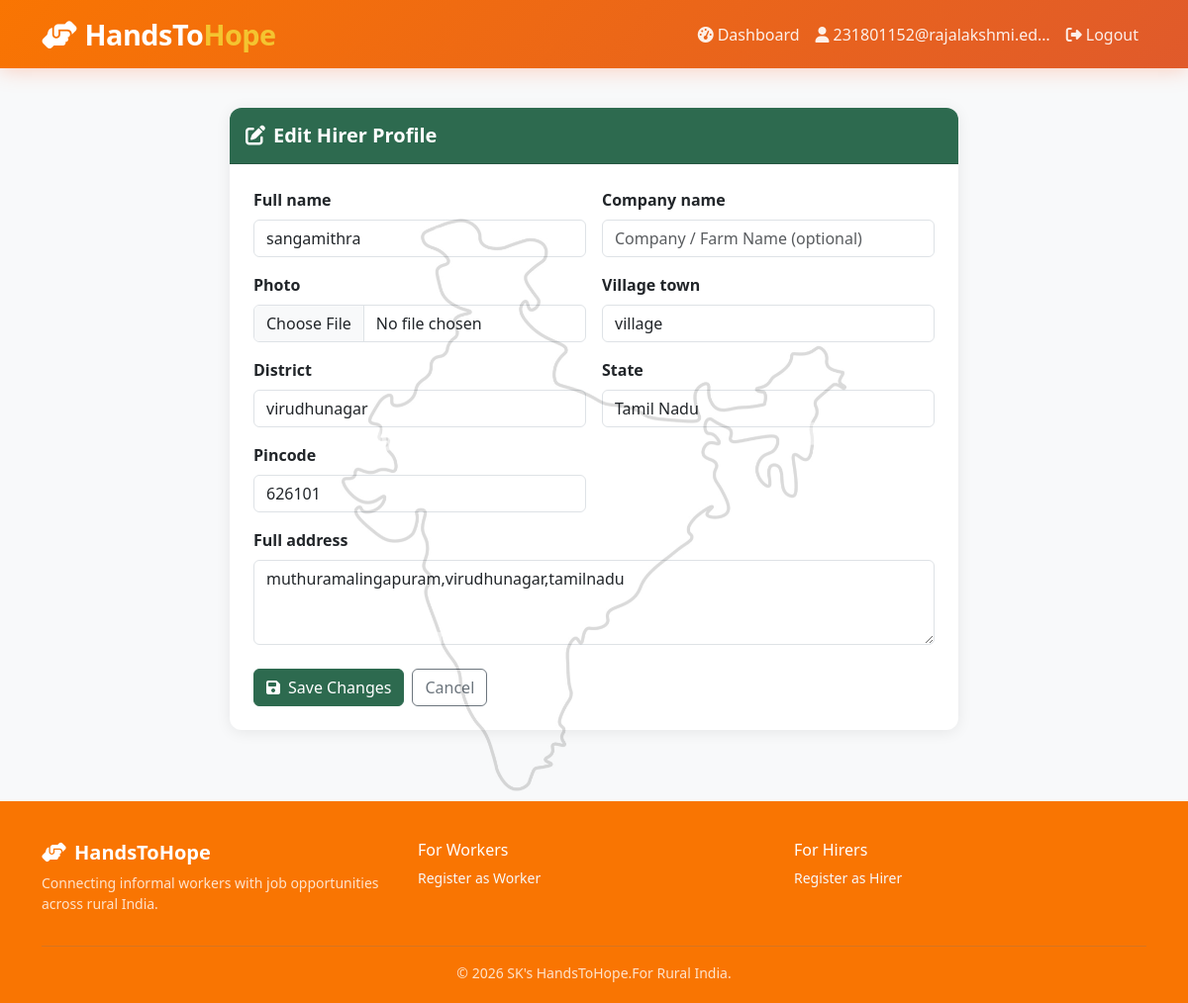
The page /hirers/profile/edit/ (signed in) on the database as committed earlier.
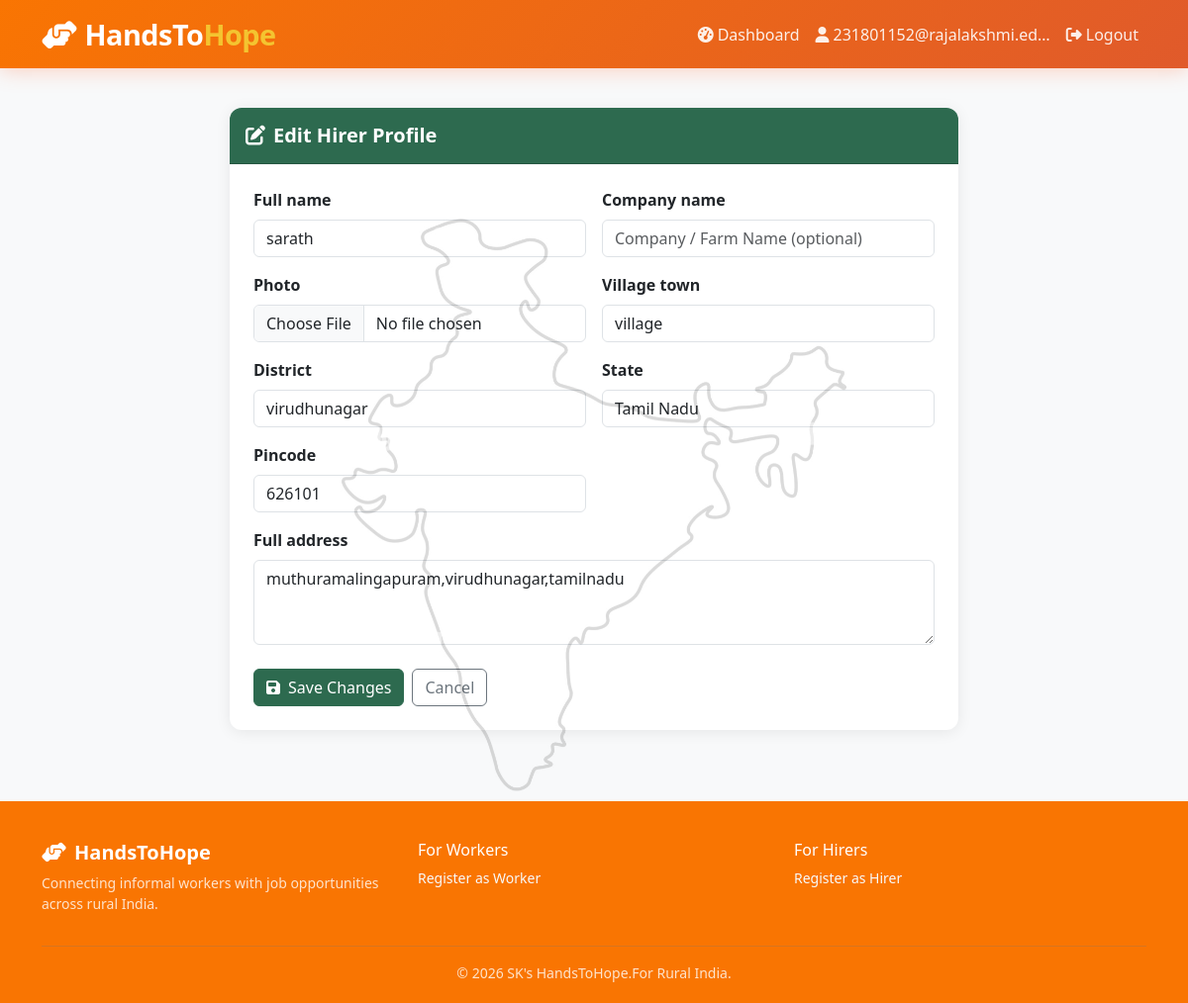
The same page on the database as committed later.
### hirers/models.py (models this page shows, shortened)
class HirerProfile(models.Model):
    user = models.OneToOneField(settings.AUTH_USER_MODEL, on_delete=models.CASCADE, related_name='hirer_profile')
    full_name = models.CharField(max_length=100)
    company_name = models.CharField(max_length=100, blank=True)
    photo = models.ImageField(upload_to='hirers/photos/', blank=True, null=True)
    village_town = models.CharField(max_length=100)
    district = models.CharField(max_length=100)
    state = models.CharField(max_length=50)
    pincode = models.CharField(max_length=6)
    full_address = models.TextField()
    created_at = models.DateTimeField(auto_now_add=True)
    updated_at = models.DateTimeField(auto_now=True)

### hirers/views.py (the view)
    def wrapper(request, *args, **kwargs):
        if not request.user.is_authenticated:
            return redirect('login')
        if request.user.user_type != 'hirer':
            messages.error(request, 'Access denied.')
            return redirect('home')
        return view_func(request, *args, **kwargs)

### hirers/forms.py
class HirerProfileForm(forms.ModelForm):
    class Meta:
        model = HirerProfile
        fields = ['full_name', 'company_name', 'photo', 'village_town', 'district', 'state', 'pincode', 'full_address']
        widgets = {
            'full_name': forms.TextInput(attrs={'class': 'form-control', 'placeholder': 'Your Full Name'}),
            'company_name': forms.TextInput(attrs={'class': 'form-control', 'placeholder': 'Company / Farm Name (optional)'}),
            'photo': forms.FileInput(attrs={'class': 'form-control', 'accept': 'image/*'}),
            'village_town': forms.TextInput(attrs={'class': 'form-control', 'placeholder': 'Village / Town'}),
            'district': forms.TextInput(attrs={'class': 'form-control', 'placeholder': 'District'}),
            'state': forms.Select(attrs={'class': 'form-control'}, choices=STATES_CHOICES),
            'pincode': forms.TextInput(attrs={'class': 'form-control', 'placeholder': 'Pincode', 'maxlength': '6'}),
            'full_address': forms.Textarea(attrs={'class': 'form-control', 'rows': 3, 'placeholder': 'Full Address'}),
        }

### templates/hirers/edit_profile.html (shortened to what this page needs)
{% extends 'base.html' %}
{% block content %}
<div class="container py-4">
    <div class="row justify-content-center">
        <div class="col-md-8">
            <div class="card">
                <div class="card-header py-3" style="background:var(--green);color:white;">
                    <h5 class="mb-0 fw-bold"><i class="fas fa-edit me-2"></i>Edit Hirer Profile</h5>
                </div>
                <div class="card-body p-4">
                    <form method="post" enctype="multipart/form-data">
                        <div class="row g-3">
                            {% for field in form %}
                            <div class="col-md-{% if field.name == 'full_address' %}12{% else %}6{% endif %}">
                                <label class="form-label fw-semibold">{{ field.label }}</label>
                                {{ field }}
                            </div>
                            {% endfor %}
                        </div>
                        <div class="mt-4 d-flex gap-2">
                            <button type="submit" class="btn btn-success">
                                <i class="fas fa-save me-2"></i>Save Changes
                            </button>
                            <a href="{% url 'hirer_dashboard' %}" class="btn btn-outline-secondary">Cancel</a>
                        </div>
                    </form>
                </div>
            </div>
        </div>
    </div>
</div>
{% endblock %}

Rows that differ between the two databases and show on the page:
changed HirerProfile "village": full_name "sangamithra" → "sarath"
